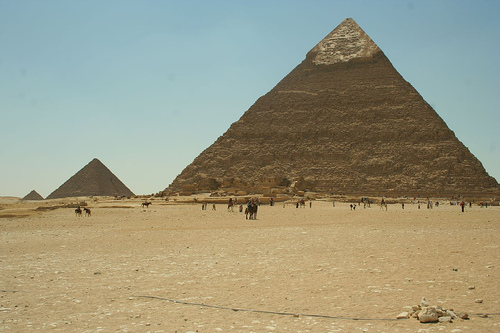
#> input picture Pyramid.jpg, 500 x 333 px
$ python 'log算子.py'   (older library calls are emulated)
#> lines starting #> are read from the running program, lines starting #| are printed output that depends on the picture
from skimage import data, color, filters
import matplotlib.pyplot as plt
import numpy as np
import cv2
from cv2 import GaussianBlur


def sys_log(img):
    '''
    系统自带函数
    :param img: 待测图像
    :return: 返回边缘图像矩阵
    '''
#> called with img = 'Pyramid.jpg'
    gray_img = cv2.imread(img, 0)  # 读取图片为灰色
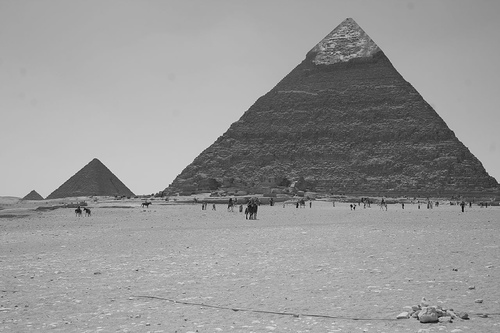
#> gray_img: shape (333, 500); min 4, max 226, mean 150.3
    g_img = cv2.GaussianBlur(gray_img, (3, 3), sigmaX=0)  # 以核大小为3x3，方差为0的高斯函数进行高斯滤波
    system_edge_img = cv2.Laplacian(g_img, cv2.CV_16S, ksize=3)  # laplace检测
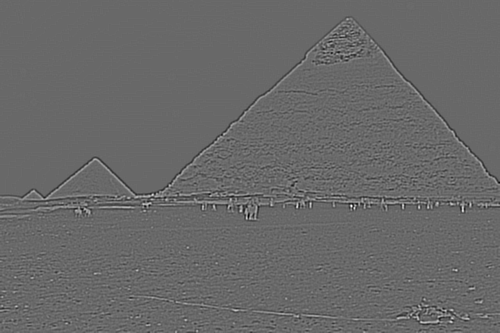
#> system_edge_img: shape (333, 500) int16; min -292, max 418, mean 0; drawn with min black and max white
    system_edge_img = cv2.convertScaleAbs(system_edge_img)  # 转为8位
    return system_edge_img


def def_log(img):
    # 第一步灰度化
#> called with img = 'Pyramid.jpg'
    gray_img = cv2.imread(img, 0)

    # 第二步高斯滤波
    # 高斯算子
    g_filter = np.array([[0, 0, 1, 0, 0],
                         [0, 1, 2, 1, 0],
                         [1, 2, 16, 2, 1],
                         [0, 1, 2, 1, 0],
                         [0, 0, 1, 0, 0]])
    self_g_img = np.pad(gray_img, ((2, 2), (2, 2)), 'constant')  # 扩展操作
    # 以下进行的其实就是滤波操作
    w, h = self_g_img.shape
#> w = 337; h = 504
    for i in range(w - 4):
        for j in range(h - 4):
            self_g_img[i][j] = np.sum(self_g_img[i:i + 5, j:j + 5] * g_filter)
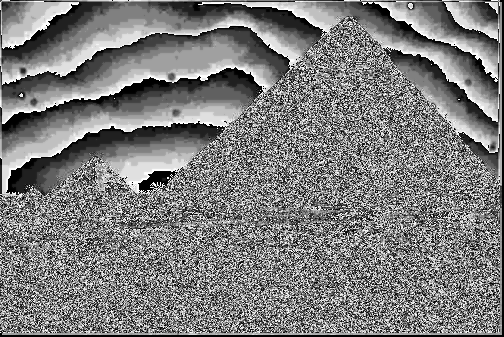
#> self_g_img: shape (337, 504); min 0, max 255, mean 124.5

    # 第三步：计算laplace二阶导数，操作和laplace算子一样
    lap4_filter = np.array([[0, 1, 0], [1, -4, 1], [0, 1, 0]])  # 4邻域laplacian算子
    g_pad = np.pad(self_g_img, ((1, 1), (1, 1)), 'constant')
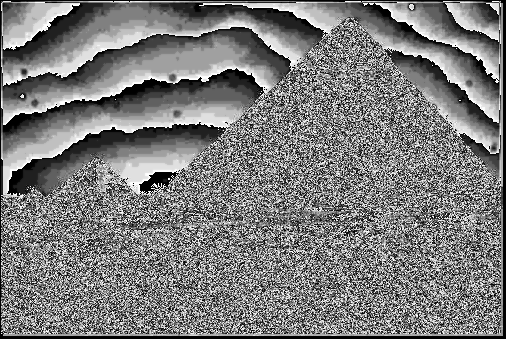
#> g_pad: shape (339, 506); min 0, max 255, mean 123.3
    # 4邻域
    edge4_img = np.zeros((w, h))
    for i in range(w - 2):
        for j in range(h - 2):
            edge4_img[i, j] = np.sum(g_pad[i:i + 3, j:j + 3] * lap4_filter)
            if edge4_img[i, j] < 0:
                edge4_img[i, j] = 0  # 把所有负值修剪为0
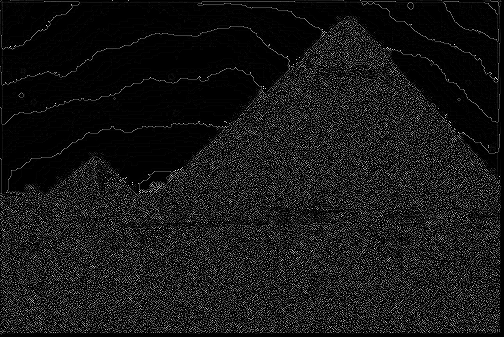
#> edge4_img: shape (337, 504) float64; min 0, max 1020, mean 89.4; drawn with min black and max white

    lap8_filter = np.array([[0, 1, 0], [1, -8, 1], [0, 1, 0]])  # 8邻域laplacian算子
    # 8邻域
    g_pad = np.pad(self_g_img, ((1, 1), (1, 1)), 'constant')
    edge8_img = np.zeros((w, h))
    for i in range(1, w - 1):
        for j in range(1, h - 1):
            edge8_img[i, j] = np.sum(g_pad[i - 1:i + 2, j - 1:j + 2] * lap8_filter)
            if edge8_img[i, j] < 0:
                edge8_img[i, j] = 0
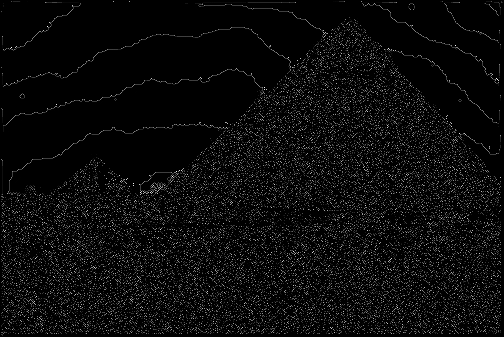
#> edge8_img: shape (337, 504) float64; min 0, max 1020, mean 45.1; drawn with min black and max white
    return [edge4_img, edge8_img]


if __name__ == '__main__':
    img = 'Pyramid.jpg'
    edge_img = sys_log(img)
    edge4_img, edge8_img = def_log(img)
    cv2.imshow('system_log', edge_img)
    cv2.imshow('self_log', edge4_img)
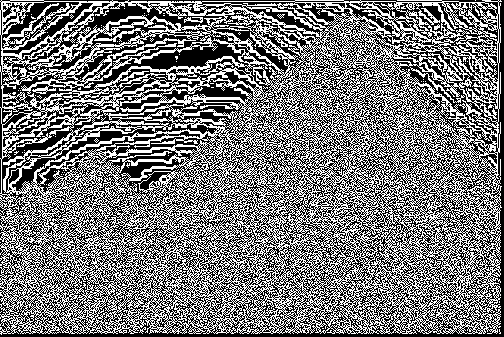
#> window 'self_log': shape (337, 504); 47% white in thin lines or dots
    cv2.waitKey(0)
